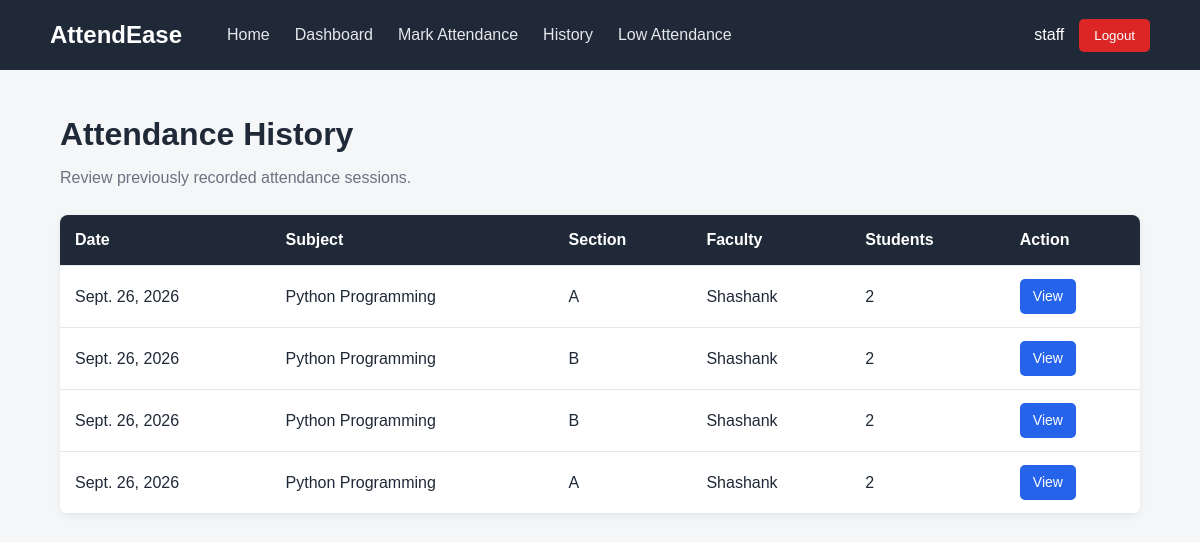
Screenshot of /attendance/history/ (signed in) with the database file from the repository.
### attendance/models.py (models this page shows, shortened)
class AttendanceSession(models.Model):
    subject = models.ForeignKey(
        Subject,
        on_delete=models.CASCADE
    )
    faculty = models.ForeignKey(
        Faculty,
        on_delete=models.CASCADE
    )
    date = models.DateField()
    section = models.CharField(max_length=10)
    created_at = models.DateTimeField(auto_now_add=True)

class Subject(models.Model):
    name = models.CharField(max_length=100)
    code = models.CharField(max_length=20, unique=True)
    department = models.ForeignKey(
        Department,
        on_delete=models.CASCADE
    )
    faculty = models.ForeignKey(
        Faculty,
        on_delete=models.CASCADE
    )

class Faculty(models.Model):
    user = models.OneToOneField(User, on_delete=models.CASCADE)
    department = models.ForeignKey(
        Department,
        on_delete=models.CASCADE
    )

### attendance/views.py (the view)
# urls.py: path("attendance/history/",views.attendance_history,name="attendance_history"),
@login_required
def attendance_history(request):
    sessions = AttendanceSession.objects.select_related(
        "subject",
        "faculty",
        "faculty__user"
    ).order_by(
        "-date",
        "-created_at"
    )
    context = {
        "sessions": sessions
    }
    return render(
        request,
        "attendance/history.html",
        context
    )

### templates/attendance/history.html
{% extends "attendance/base.html" %}
{% block content %}
<h1>Attendance History</h1>
<p class="page-description">
    Review previously recorded attendance sessions.
</p>
<div class="table-box">
    <table>
        <thead>
            <tr>
                <th>Date</th>
                <th>Subject</th>
                <th>Section</th>
                <th>Faculty</th>
                <th>Students</th>
                <th>Action</th>
            </tr>
        </thead>
        <tbody>
            {% for session in sessions %}
            <tr>
                <td>{{ session.date }}</td>
                <td>{{ session.subject.name }}</td>
                <td>{{ session.section }}</td>
                <td>
                    {{ session.faculty.user.username }}
                </td>
                <td>
                    {{ session.records.count }}
                </td>
                <td>
                    <a href="{% url 'session_detail' session.id %}" class="btn btn-small">
                        View
                    </a>
                </td>
            </tr>
            {% empty %}
            <tr>
                <td colspan="6">
                    No attendance records available.
                </td>
            </tr>
            {% endfor %}
        </tbody>
    </table>
</div>
{% endblock %}

### templates/attendance/base.html (shortened to what this page needs)
<!DOCTYPE html>
<html lang="en">
<head>
</head>
<body>
    <nav class="navbar">
        <a href="{% url 'home' %}" class="brand">
            AttendEase
        </a>
        <div class="nav-links">
            <a href="{% url 'home' %}">
                Home
            </a>
            {% if user.is_authenticated %}
            <a href="{% url 'dashboard' %}">
                Dashboard
            </a>
            <a href="{% url 'mark_attendance' %}">
                Mark Attendance
            </a>
            <a href="{% url 'attendance_history' %}">
                History
            </a>
            <a href="{% url 'low_attendance' %}">
                Low Attendance
            </a>
            {% endif %}
        </div>
        <div class="user-section">
            {% if user.is_authenticated %}
            <span>{{ user.username }}</span>
            <form method="POST" action="{% url 'logout' %}">
                <button type="submit" class="logout-btn">
                    Logout
                </button>
            </form>
            {% else %}
            <a href="{% url 'login' %}" style="color:white; text-decoration:none;">
                Login
            </a>
            {% endif %}
        </div>
    </nav>
    <main class="container">
        {% block content %}
        {% endblock %}
    </main>
</body>
</html>

### templates/attendance/base.html (style rules this page uses)
* { margin: 0; padding: 0; box-sizing: border-box; }
body { font-family: Arial, Helvetica, sans-serif; background-color: #f4f6f8; color: #1f2937; line-height: 1.5; }
.navbar { width: 100%; height: 70px; background-color: #1f2937; display: flex; align-items: center; padding: 0 50px; }
.brand { color: white; text-decoration: none; font-size: 24px; font-weight: bold; margin-right: 45px; }
.nav-links { display: flex; align-items: center; gap: 25px; flex: 1; }
.nav-links a { color: #e5e7eb; text-decoration: none; }
.user-section { display: flex; align-items: center; gap: 15px; color: white; }
.user-section form { margin: 0; }
.logout-btn { background-color: #dc2626; color: white; border: none; padding: 9px 15px; border-radius: 5px; cursor: pointer; }
.container { width: 90%; max-width: 1100px; margin: 40px auto; }
h1 { margin-bottom: 8px; }
p { margin-bottom: 15px; }
.page-description { color: #6b7280; margin-bottom: 25px; }
.btn { display: inline-block; background-color: #2563eb; color: white; text-decoration: none; border: none; padding: 10px 18px; border-radius: 5px; cursor: pointer; font-size: 14px; }
.btn-small { padding: 7px 13px; }
.table-box { background-color: white; border-radius: 8px; overflow: hidden; box-shadow: 0 2px 8px rgba(0, 0, 0, 0.06); }
table { width: 100%; border-collapse: collapse; }
th { background-color: #1f2937; color: white; }
th, td { padding: 13px 15px; text-align: left; border-bottom: 1px solid #e5e7eb; }

### rows the page displays
AttendanceSession: date "Sept. 26, 2026", subject.name "Python Programming", section "A", faculty.user.username "Shashank", records.count "2"
AttendanceSession: date "Sept. 26, 2026", subject.name "Python Programming", section "B", faculty.user.username "Shashank", records.count "2"
AttendanceSession: date "Sept. 26, 2026", subject.name "Python Programming", section "B", faculty.user.username "Shashank", records.count "2"
AttendanceSession: date "Sept. 26, 2026", subject.name "Python Programming", section "A", faculty.user.username "Shashank", records.count "2"

### other values shown
{{ user.username }} "staff"
